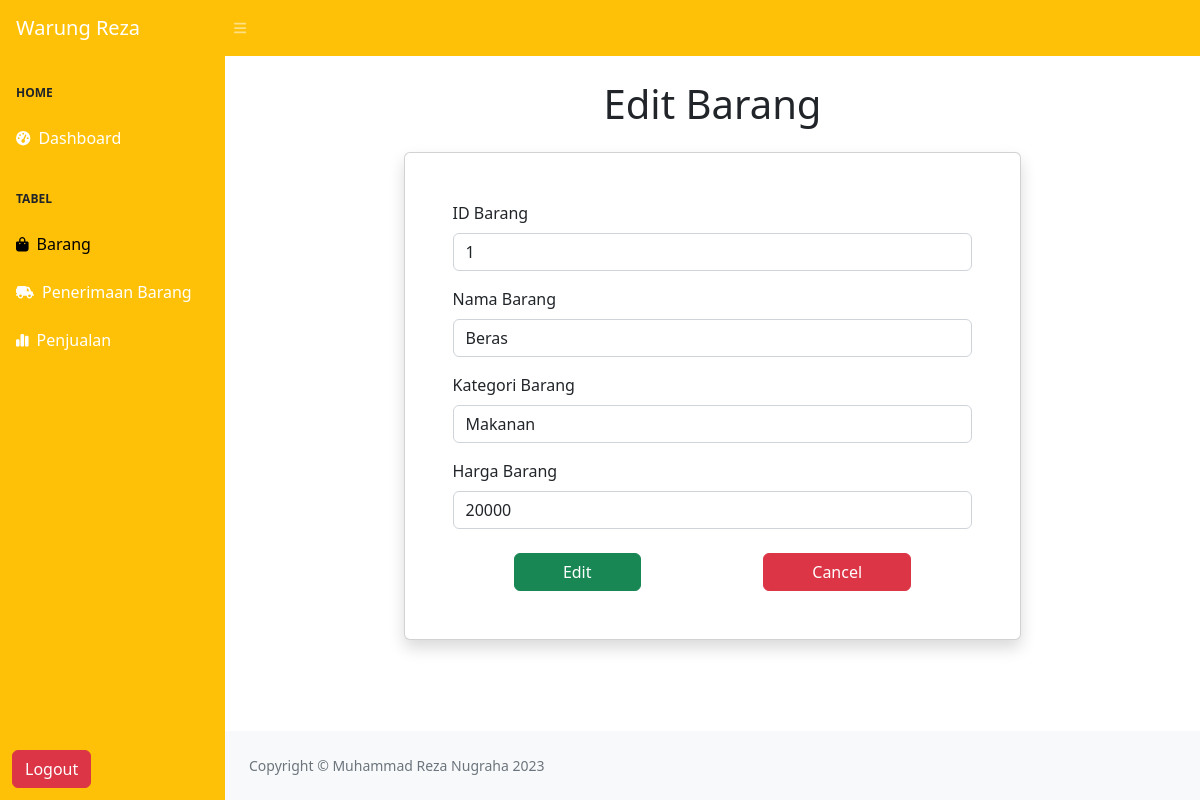
The page /views/editbarang.php?id=1 (signed in) on the database its author committed.
### tables this page shows
CREATE TABLE `barang` (
  `id` int(11) NOT NULL,
  `id_barang` int(11) NOT NULL,
  `nama_barang` varchar(225) NOT NULL,
  `kategori_barang` varchar(255) NOT NULL,
  `harga_barang` int(50) NOT NULL
);

### views/editbarang.php (the view, shortened to what this page needs)
<!DOCTYPE html>
<html lang="en">
    <head>
        <link href="https://cdn.jsdelivr.net/npm/simple-datatables@7.1.2/dist/style.min.css" rel="stylesheet" />
        <link href="../css/styles.css" rel="stylesheet" />
    </head>
    <body class="sb-nav-fixed">
        <nav class="sb-topnav navbar navbar-expand navbar-dark bg-warning">
            <a class="navbar-brand ps-3" href="index.html">Warung Reza</a>
            <button class="btn btn-link btn-sm order-1 order-lg-0 me-4 me-lg-0" id="sidebarToggle" href="#!"><i class="fas fa-bars"></i></button>
        </nav>
        <div id="layoutSidenav">
    <div id="layoutSidenav_nav">
        <nav class="sb-sidenav accordion sb-sidenav-secondary bg-warning" id="sidenavAccordion">
            <div class="sb-sidenav-menu">
                <div class="nav">
                    <div class="sb-sidenav-menu-heading">Home</div>
                    <a class="nav-link text-white" href="./home.php">
                        <div class="sb-nav-link-icon"><i class="fas fa-tachometer-alt"></i></div>
                        Dashboard
                    </a>
                    <div class="sb-sidenav-menu-heading">Tabel</div>
                    <a class="nav-link text-black active" href="./barang.php">
                        <div class="sb-nav-link-icon"><i class="fa-solid fa-bag-shopping"></i></div>
                        Barang
                    </a>
                    <a class="nav-link text-white" href="./penerimaan.php">
                        <div class="sb-nav-link-icon"><i class="fa-solid fa-truck-field"></i></div>
                        Penerimaan Barang
                    </a>
                    <a class="nav-link text-white" href="./penjualan.php">
                        <div class="sb-nav-link-icon"><i class="fa-solid fa-chart-simple"></i></div>
                        Penjualan
                    </a>
                </div>
            </div>
            <div class="sb-sidenav-footer">
            <a class="btn btn-danger ms-auto me-2" href="../proses/logout.php">Logout</a>
            </div>
        </nav>
    </div>
    <div id="layoutSidenav_content">
        <main>
        <?php
            include '../config/koneksi.php';
            $id = $_GET['id'];
            $query = "SELECT * FROM barang WHERE id = '$id'";
            $result = mysqli_query($koneksi, $query);
            $data = mysqli_fetch_assoc($result);
        ?>
<div class="container-fluid px-4">
    <h1 class="my-4 text-center">Edit Barang</h1>
    <div class="col-md-8 m-auto card p-5 shadow -3 mb-5 bg-body rounded">
        <form enctype="multipart/form-data" action="../proses/editbarang.php" method="post">
            <div class="mb-3">
                <label for="id_barang" class="form-label">ID Barang</label>
                <input name="id_barang" type="text" class="form-control" id="id_barang" value="<?= $data['id_barang'] ?>">
            </div>
            <div class="mb-3">
                <label for="nama_barang" class="form-label">Nama Barang</label>
                <input name="nama_barang" type="text" class="form-control" id="nama_barang" value="<?= $data['nama_barang'] ?>">
            </div>
            <div class="mb-3">
                <label for="kategori_barang" class="form-label">Kategori Barang</label>
                <input name="kategori_barang" type="text" class="form-control" id="kategori_barang" value="<?= $data['kategori_barang'] ?>">
            </div>
            <div class="mb-3">
                <label for="harga_barang" class="form-label">Harga Barang</label>
                <input name="harga_barang" type="text" class="form-control" id="harga_barang" value="<?= $data['harga_barang'] ?>">
            </div>
            <div class="d-flex justify-content-around">
                <button name="submit" class="btn btn-md btn-success px-5 mt-2">Edit</button>
                <a href="./barang.php" class="btn btn-md btn-danger px-5 mt-2">Cancel</a>
            </div>
        </form>
    </div>
</div>
        </main>
        <footer class="py-4 bg-light mt-auto">
            <div class="container-fluid px-4">
                <div class="d-flex align-items-center justify-content-between small">
                    <div class="text-muted">Copyright &copy; Muhammad Reza Nugraha 2023</div>
                </div>
            </div>
        </footer>
    </div>
</div>
    </body>
</html>

### rows shown on the page
barang: id_barang "1", nama_barang "Beras", kategori_barang "Makanan", harga_barang "20000"
